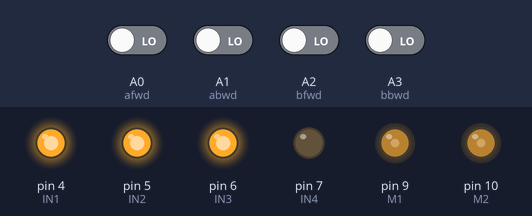
Recording of a sketch running on a simulated Arduino Uno, built with avr-gcc and run on an emulated ATmega328P. On the bench: output pins drawn as LEDs (lit = HIGH). Inputs (shaded band) come from the test bench; at power-on: A0 (afwd), A1 (abwd), A2 (bfwd), A3 (bbwd) LOW.

Above: at 1.2 s.
1.3 s: A0 (afwd) driven HIGH
At 2.1 s:
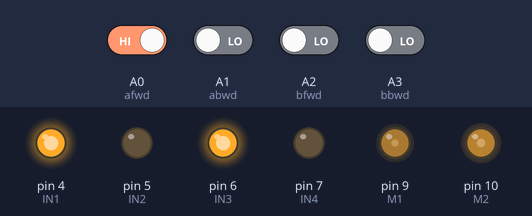
2.8 s: A0 (afwd) driven LOW and A1 (abwd) driven HIGH
At 3.2 s:
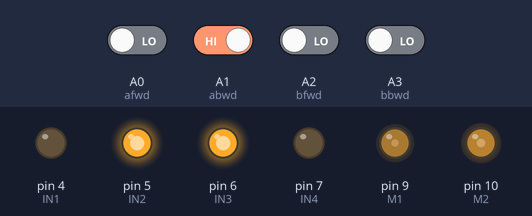
4.3 s: A1 (abwd) driven LOW
At 5.5 s:
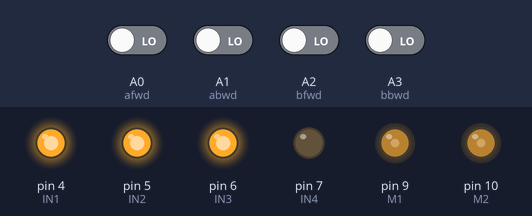
5.8 s: A2 (bfwd) driven HIGH
At 6.7 s:
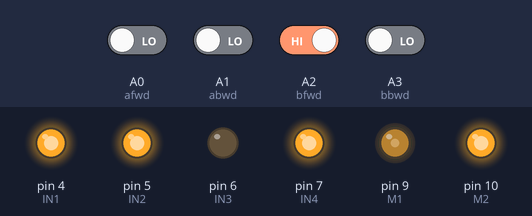
7.3 s: A2 (bfwd) driven LOW
At 7.9 s:
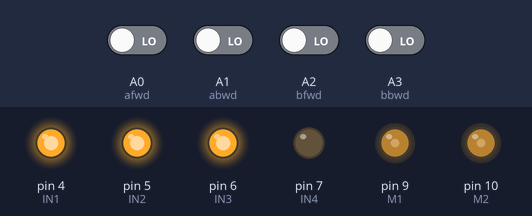
8.8 s: A1 (abwd) driven HIGH
At 10.2 s:
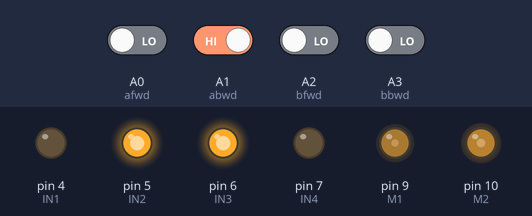
Timing chart, 0 to 11.3 s (numbered marks = the images above; inputs shaded):
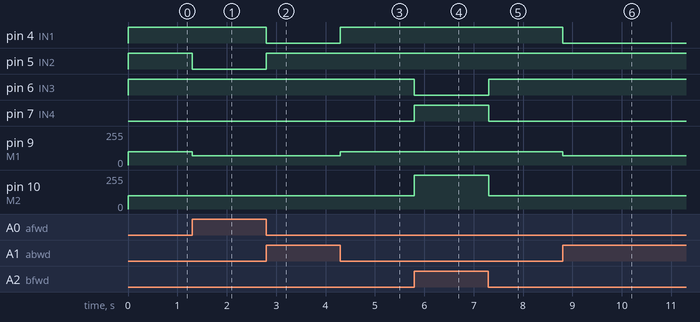

The sketch:

arduino_guindaste_v1.ino
```cpp
int IN1 = 4;
int IN2 = 5;
int IN3 = 6;
int IN4 = 7;
const int afwd = A0;
const int abwd = A1;
const int bfwd = A2;
const int bbwd = A3;
const int M1 = 9;
const int M2 = 10;
int af = 0;
int ab = 0;
int bf = 0;
int bb = 0;

int m1 = 130;
int m2 = 255;

void setup()
{

 pinMode(IN1, OUTPUT);
 pinMode(IN2, OUTPUT);
 pinMode(IN3, OUTPUT);
 pinMode(IN4, OUTPUT);
 pinMode(afwd, INPUT);
 pinMode(abwd, INPUT);
 pinMode(bfwd, INPUT);
 pinMode(bbwd, INPUT);
 pinMode(M1, OUTPUT);
 pinMode(M2, OUTPUT);
}

void loop()
{

af = digitalRead(afwd);
ab = digitalRead(abwd);
bf = digitalRead(bfwd);
bb = digitalRead(bbwd);
analogWrite(M1, m1);
analogWrite(M2, m2);
 digitalWrite(IN1, HIGH);
 digitalWrite(IN2, HIGH);
digitalWrite(IN3, HIGH);
 digitalWrite(IN4, LOW);
 m1=100; m2=100;

 while (af == HIGH) {
m1=70; analogWrite(M1, m1);
 digitalWrite(IN1, HIGH);
 digitalWrite(IN2, LOW);
 delay(100);
 af = digitalRead(afwd);}

while (ab == HIGH) {
 m1=70; analogWrite(M1, m1);
 digitalWrite(IN1, LOW);
 digitalWrite(IN2, HIGH);
 delay(100);
 ab = digitalRead(abwd);}

 while (bf == HIGH) {
  m2=255; analogWrite(M2, m2);
 digitalWrite(IN3, LOW);
 digitalWrite(IN4, HIGH);
 delay(100);
bf = digitalRead(bfwd);}

 while (bb == HIGH) {
 m2=255; analogWrite(M2, m2);
 digitalWrite(IN3, HIGH);
 digitalWrite(IN4, LOW);
 delay(100);
bb = digitalRead(bbwd); }
}
```

Measured:
- after the input at 1.3 s, pin 5 (IN2): HIGH → LOW at once; pin 9 (M1): 100/255 → 70/255 at once
- after the input at 2.8 s, pin 4 (IN1): HIGH → LOW at once; pin 5 (IN2): LOW → HIGH at once
- after the input at 4.3 s, pin 4 (IN1): LOW → HIGH at once; pin 9 (M1): 70/255 → 100/255 at once
- after the input at 5.8 s, pin 6 (IN3): HIGH → LOW at once; pin 7 (IN4): LOW → HIGH at once; pin 10 (M2): 100/255 → 255/255 at once
- after the input at 7.3 s, pin 6 (IN3): LOW → HIGH at once; pin 7 (IN4): HIGH → LOW at once; pin 10 (M2): 255/255 → 100/255 at once
- after the input at 8.8 s, pin 4 (IN1): HIGH → LOW at once; pin 9 (M1): 100/255 → 70/255 at once
